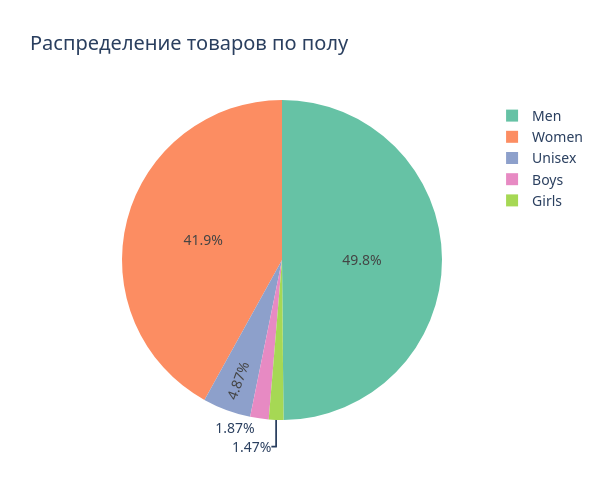

Notebook cell for this chart:
### Code cell
# =====================================================
# 3.1 Распределение по полу
# =====================================================
gender_counts = styles_valid['gender'].value_counts()

fig = px.pie(
    values=gender_counts.values,
    names=gender_counts.index,
    title="Распределение товаров по полу",
    color_discrete_sequence=px.colors.qualitative.Set2
)
fig.update_layout(
    width=600, height=500,
    font=dict(family="Segoe UI", size=14)
)
fig.show()

print("Распределение по полу:")
print(gender_counts)

### Figure 1 — Plotly figure (JSON) as saved in the notebook; plotly's stock layout.template omitted (floating-point values rounded to 4 significant figures)
{"data": [{"domain": {"x": [0, 1], "y": [0, 1]}, "hovertemplate": "label=%{label}<br>value=%{value}<extra></extra>", "labels": ["Men", "Women", "Unisex", "Boys", "Girls"], "legendgroup": "", "name": "", "showlegend": true, "type": "pie", "values": [22142, 18631, 2161, 830, 655]}], "layout": {"font": {"family": "Segoe UI", "size": 14}, "height": 500, "legend": {"tracegroupgap": 0}, "piecolorway": ["rgb(102,194,165)", "rgb(252,141,98)", "rgb(141,160,203)", "rgb(231,138,195)", "rgb(166,216,84)", "rgb(255,217,47)", "rgb(229,196,148)", "rgb(179,179,179)"], "title": {"text": "Распределение товаров по полу"}, "width": 600}}
